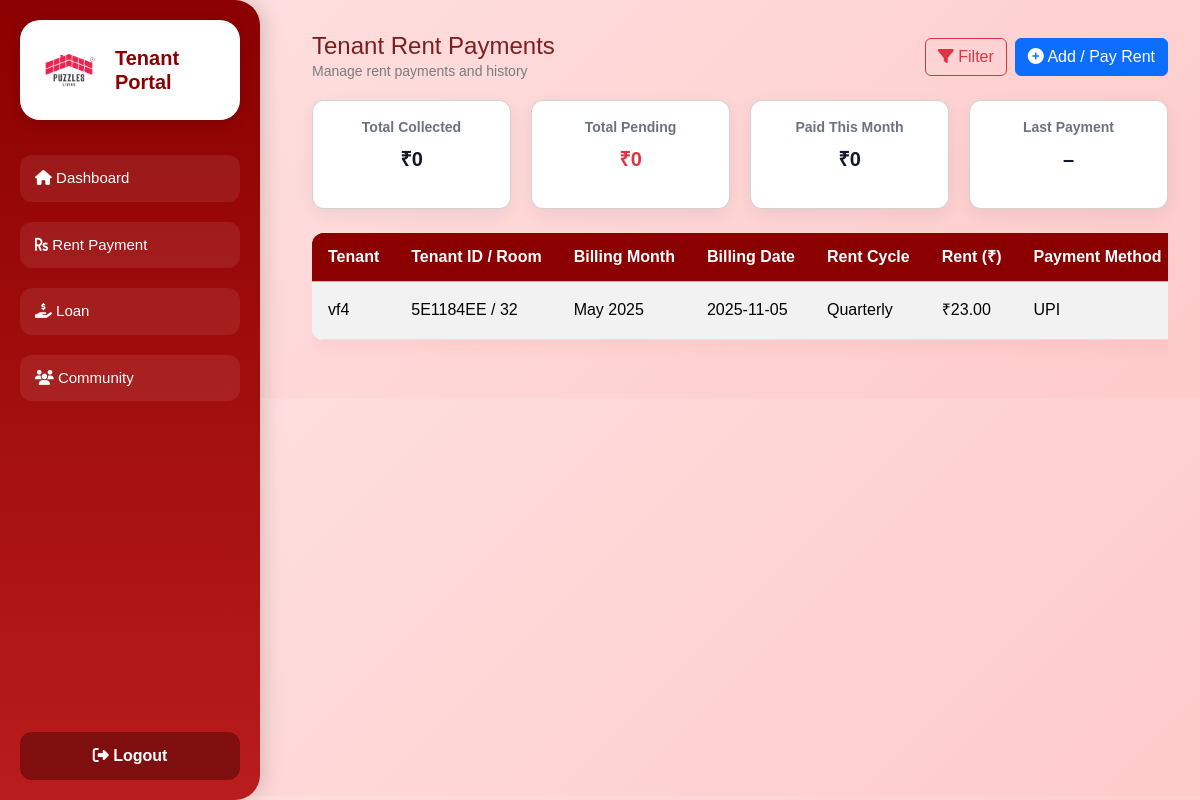
The page /expenses/tenant/rent/ (signed in) on the database its author committed.
### expenses/models.py (models this page shows, shortened)
class Rent(models.Model):
    tenant_name = models.CharField(max_length=150)
    tenant_id = models.CharField(max_length=10, unique=True, editable=False)
    room_number = models.CharField(max_length=20)
    billing_month = models.CharField(max_length=20)     # January, February...
    billing_year = models.IntegerField()
    billing_date = models.DateField()                   # Date they paid
    rent_cycle = models.CharField(max_length=50)        # Salary calendar
    rent_amount = models.DecimalField(max_digits=10, decimal_places=2)
    PAYMENT_METHODS = (
        ("UPI", "UPI"),
        ("Card", "Card"),
        ("NetBanking", "NetBanking"),
        ("Wallet", "Wallet"),
        ("Cash", "Cash"),
    )
    payment_method = models.CharField(max_length=20, choices=PAYMENT_METHODS)
    utr_number = models.CharField(max_length=100, blank=True, null=True)
    bill_upload = models.FileField(upload_to="rent_bills/", blank=True, null=True)
    notes = models.TextField(blank=True, null=True)
    created_at = models.DateTimeField(auto_now_add=True)

### expenses/views.py (the view, shortened to what this page needs)
# urls.py: path('tenant/rent/', views.tenant_rent, name='tenant_rent'),
def tenant_rent(request):
    rents = Rent.objects.all().order_by("-created_at")
    return render(request, "expenses/tenant/tenant_rent.html", {"rents": rents})

### expenses/templates/expenses/tenant/tenant_rent.html (shortened to what this page needs)
{% load static %}
<!DOCTYPE html>
<html lang="en">
<head>
  <link href="https://cdn.jsdelivr.net/npm/bootstrap@5.3.3/dist/css/bootstrap.min.css" rel="stylesheet">
  <link href="https://cdnjs.cloudflare.com/ajax/libs/font-awesome/6.5.0/css/all.min.css" rel="stylesheet">
  <link rel="stylesheet" href="{% static 'expenses/css/tenant_rent.css' %}">
</head>
<body>
  {% include 'expenses/tenant/tenant_sidebar.html' %}
  <div class="main">
    <div class="header d-flex align-items-center justify-content-between">
      <div>
        <h1>Tenant Rent Payments</h1>
        <p class="muted">Manage rent payments and history</p>
      </div>
      <div class="d-flex gap-2 align-items-center">
        <button id="openFilter" class="btn btn-outline-danger">
          <i class="fas fa-filter"></i> Filter
        </button>
        <a href="{% url 'add_rent' %}" class="btn btn-primary">
          <i class="fas fa-plus-circle"></i> Add / Pay Rent
        </a>
      </div>
    </div>
    <div class="summary-cards">
      <div class="card">
        <h4>Total Collected</h4>
        <p>₹{{ total_collected|default:0 }}</p>
      </div>
      <div class="card">
        <h4>Total Pending</h4>
        <p class="text-danger">₹{{ total_pending|default:0 }}</p>
      </div>
      <div class="card">
        <h4>Paid This Month</h4>
        <p>₹{{ paid_this_month|default:0 }}</p>
      </div>
      <div class="card">
        <h4>Last Payment</h4>
        <p>
          {% if last_payment %}
          ₹{{ last_payment.rent_amount }} on {{ last_payment.created_at|date:"Y-m-d" }}
          {% else %}
          –
          {% endif %}
        </p>
      </div>
    </div>
    <div class="table-wrap mt-4">
   <table class="rent-table table table-striped table-hover">
        <thead class="table-danger text-white fw-bold">
          <tr>
            <th>Tenant</th>
            <th>Tenant ID / Room</th>
            <th>Billing Month</th>
            <th>Billing Date</th>
            <th>Rent Cycle</th>
            <th>Rent (₹)</th>
            <th>Payment Method</th>
          </tr>
        </thead>
        <tbody>
          {% for rent in rents %}
          <tr>
            <td>{{ rent.tenant_name }}</td>
            <td>{{ rent.tenant_id }} / {{ rent.room_number }}</td>
            <td>{{ rent.billing_month }} {{ rent.billing_year }}</td>
            <td>{{ rent.billing_date|date:"Y-m-d" }}</td>
            <td>{{ rent.rent_cycle }}</td>
            <td>₹{{ rent.rent_amount }}</td>
            <td>{{ rent.get_payment_method_display }}</td>
          </tr>
          {% empty %}
          <tr>
            <td colspan="13" class="text-center text-muted">No rent records found.</td>
          </tr>
          {% endfor %}
        </tbody>
      </table>
    </div>
  </div>
</body>
</html>

### static/expenses/css/tenant_rent.css (style rules this page uses)
body { font-family: 'Poppins', sans-serif; background: linear-gradient(135deg,#fee2e2,#fecaca); margin:0; }
.main { margin-left: 280px; padding: 32px; }
.header { display:flex; justify-content:space-between; align-items:center; gap:16px; margin-bottom:18px; }
.header h1 { margin:0; color:#7f1d1d; font-size:24px; }
.header .muted { color:#7b7b7b; font-size:14px; margin:0; }
.summary-cards { display:flex; gap:20px; flex-wrap:wrap; margin-bottom:18px; }
.summary-cards .card { background:#fff; border-radius:12px; padding:18px; width:calc(25% - 15px); box-shadow:0 6px 18px rgba(0,0,0,0.06); text-align:center; }
.summary-cards .card h4 { margin:0; color:#6b7280; font-size:14px; font-weight:600; }
.summary-cards .card p { margin-top:8px; font-weight:700; font-size:20px; color:#111827; }
.table-wrap { background:transparent; margin-top:8px; overflow-x: auto; white-space: nowrap; padding-bottom: 10px; }
.rent-table { width:100%; border-collapse:collapse; background:#fff; border-radius:12px; overflow:hidden; box-shadow:0 6px 18px rgba(239,68,68,0.08); }
.rent-table thead th { background:#fee2e2; color:#7f1d1d; font-weight:700; padding:12px 16px; }
.rent-table tbody td { padding:12px 16px; vertical-align:middle; }
.table-danger { background-color: #8b0000 !important; }
.table-danger th { color: white !important; font-weight: 600 !important; }
.rent-table thead.table-danger th { background-color: #8b0000 !important; color: #ffffff !important; }
.header { padding-left: 0; }

### rows shown on the page
Rent: tenant_name "vf4", tenant_id "5E1184EE", room_number "32", billing_month "May", billing_year "2025", billing_date "2025-11-05", rent_cycle "Quarterly", rent_amount "23.00", payment_method "UPI"

### other values the page prints
{{ total_collected|default:0 }} "0"
{{ total_pending|default:0 }} "0"
{{ paid_this_month|default:0 }} "0"
